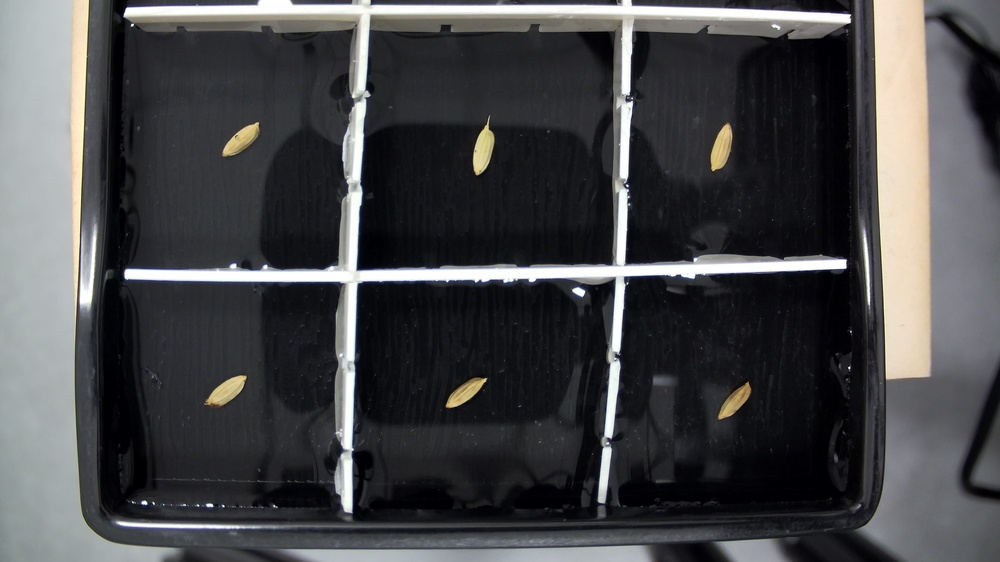
#> input picture dataset/80h/s508-0-000.jpg, 1000 x 562 px, shrunk from 3840 x 2160 before the run; its folder holds only this picture in this run
$ python preprocess.py
#> lines starting #> are read from the running program, lines starting #| are printed output that depends on the picture; after the words box and inside, x2 and y2 are one past the last pixel; in counts of white or black regions, pixels touching at a corner belong together
import cv2
import numpy as np
import os
import re
import glob
import shutil

# ================= 配置区域 =================
INPUT_FOLDER = "dataset/80h"  # 输入图片所在的文件夹
OUTPUT_ROOT = "output/results_seeds"  # 输出结果的根目录
MAX_HOURS = 80  # 只处理前80小时
GRID_ROWS = 2  # 2行
GRID_COLS = 3  # 3列


# ===========================================

def parse_filename(filename):
    """
    解析文件名，例如: s508-10-090.jpg
    返回: hour (小时), global_idx (全局流水号)
    """
    # 正则匹配 s508-{小时}-{流水号}.jpg
    match = re.search(r's508-(\d+)-(\d+)', filename)
    if match:
        hour = int(match.group(1))
        idx = int(match.group(2))
        return hour, idx
    return None, None


def get_crop_boxes(img):
    """
    自动检测白色网格线来确定6个种子的切割坐标。
    使用投影法（Projection Profile）比轮廓检测更稳定。
    """
    h, w = img.shape[:2]
    gray = cv2.cvtColor(img, cv2.COLOR_BGR2GRAY)

    # 二值化，提取白色隔板
    _, thresh = cv2.threshold(gray, 200, 255, cv2.THRESH_BINARY)

    # 水平和垂直投影
    row_sum = np.sum(thresh, axis=1)  # 投影到Y轴
    col_sum = np.sum(thresh, axis=0)  # 投影到X轴

    # 寻找峰值（白色线条的位置）
    # 简单的逻辑：将图片分为 2x3，我们只需要找到大概的分割线
    # 为了防止噪点，我们只在预期范围内搜索

    # 寻找中间的水平分割线 (在图像高度的 1/3 到 2/3 之间搜索)
    mid_h_start, mid_h_end = int(h * 0.3), int(h * 0.7)
    h_split_idx = mid_h_start + np.argmax(row_sum[mid_h_start:mid_h_end])

    # 寻找垂直分割线 (我们需要2条垂直线，大概在 w/3 和 2w/3 处)
    w_one_third = int(w / 3)
    v_split_1 = int(w * 0.15) + np.argmax(col_sum[int(w * 0.15):int(w * 0.5)])  # 左边的一条
    v_split_2 = int(w * 0.5) + np.argmax(col_sum[int(w * 0.5):int(w * 0.85)])  # 右边的一条

    # 定义边界 (假设外边框也有白线，或者直接留一点边距)
    margin = 40  # 忽略边缘的像素宽度，防止切到盘子边框

    boxes = []
    # 坐标定义: y_starts, y_ends, x_starts, x_ends
    ys = [margin, h_split_idx, h - margin]
    xs = [margin, v_split_1, v_split_2, w - margin]

    # 生成 2x3 = 6 个坐标框 (y1, y2, x1, x2)
    # 顺序：先第一行(左中右)，后第二行(左中右)
    for r in range(2):
        for c in range(3):
            # 添加一点 padding 去除白线本身
            p = 15
            y1, y2 = ys[r] + p, ys[r + 1] - p
            x1, x2 = xs[c] + p, xs[c + 1] - p
            boxes.append((y1, y2, x1, x2))

    return boxes


def main():
    # 1. 准备输出目录
    if os.path.exists(OUTPUT_ROOT):
        shutil.rmtree(OUTPUT_ROOT)

    # 创建 54 个种子文件夹
    for i in range(1, 55):
        os.makedirs(os.path.join(OUTPUT_ROOT, f"seed_{i:02d}"))

    # 2. 扫描并整理文件列表
    # 结构: map[position_id][hour] = file_path
    print("正在扫描文件...")
    img_map = {i: {} for i in range(9)}  # 9个机位

    files = glob.glob(os.path.join(INPUT_FOLDER, "*.jpg"))
    for f in files:
        filename = os.path.basename(f)
        hour, idx = parse_filename(filename)

        if hour is not None and idx is not None:
            if hour < MAX_HOURS:  # 只取前80小时
                pos_id = idx % 9  # 关键逻辑：通过余数确定机位 [cite: 1, 33]
                img_map[pos_id][hour] = f

    # 3. 开始处理
    print(f"开始处理 9 个机位，共 {MAX_HOURS} 小时数据...")

    for pos_id in range(9):
        # 获取该机位的所有图片（按时间排序）
        hours = sorted(img_map[pos_id].keys())
        if not hours:
            continue

        print(f"正在处理机位 Position {pos_id} ...")

        # 3.1 计算该机位的切割坐标
        # 为了稳定，我们使用该机位的第一张图（Hour 0）来计算切割框
        # 并假设相机在滑轨上的重复定位精度足够高
        first_img_path = img_map[pos_id][hours[0]]
        base_img = cv2.imread(first_img_path)
#> base_img is the input picture: shape (562, 1000, 3); mean B, G, R 72.9, 70.9, 70.7

        if base_img is None:
            print(f"无法读取图片: {first_img_path}")
            continue

        # 获得 6 个格子的坐标
        boxes = get_crop_boxes(base_img)
#> in get_crop_boxes, `gray = cv2.cvtColor(img, cv2.COLOR_BGR2GRAY)`:
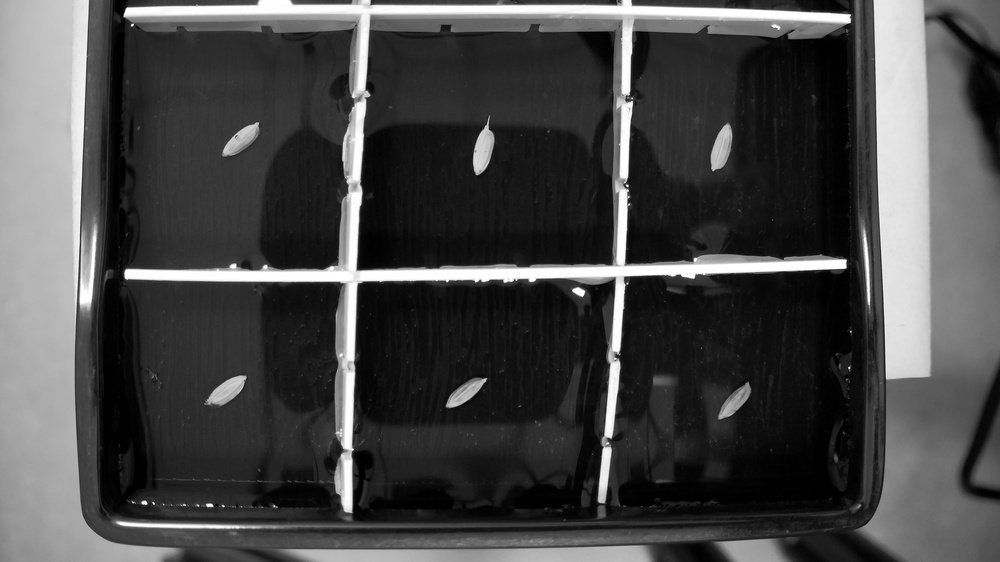
#> gray: shape (562, 1000); min 0, max 255, mean 71
#> in get_crop_boxes, `_, thresh = cv2.threshold(gray, 200, 255, cv2.THRESH_BINARY)`:
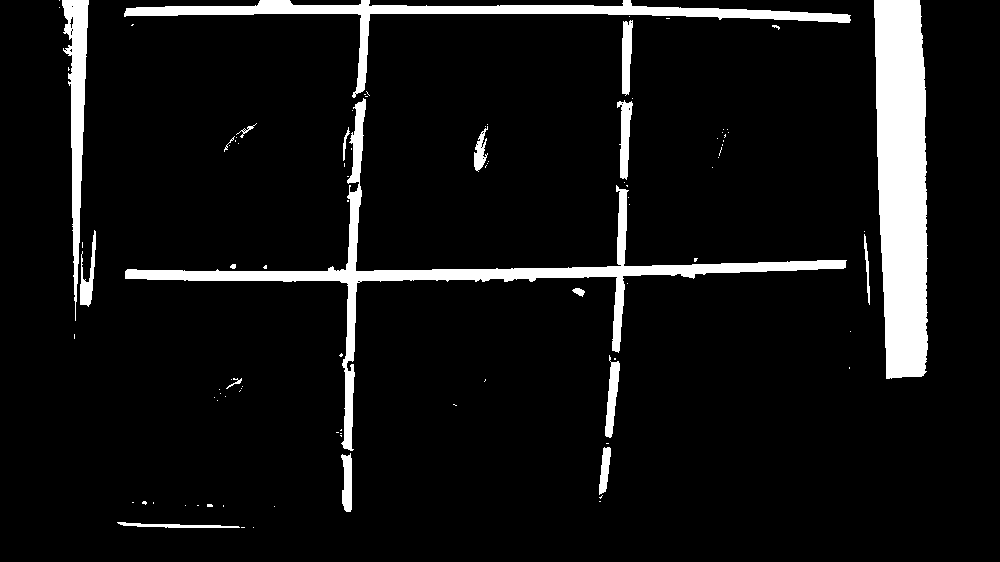
#> thresh: shape (562, 1000); 8% white; 97 white regions (77 under 20 px), largest, box (x1, y1, x2, y2) and area: (874, 0, 928, 379) 17399, (125, 98, 847, 451) 11733, (124, 0, 851, 98) 7349
#> in get_crop_boxes, `row_sum = np.sum(thresh, axis=1)`: row_sum = 562 values, max 198645 at index 13, min 0 at index 512, mean 20344.6
#> in get_crop_boxes, `col_sum = np.sum(thresh, axis=0)`: col_sum = 1000 values, max 96645 at index 886, min 0 at index 0, mean 11433.7
#> in get_crop_boxes, `h_split_idx = mid_h_start + np.argmax(row_sum[mid_h_start:mid_h_end])`: h_split_idx = 271
#> in get_crop_boxes, `v_split_1 = int(w * 0.15) + np.argmax(col_sum[int(w * 0.15):int(w * 0...`: v_split_1 = 351
#> in get_crop_boxes, `v_split_2 = int(w * 0.5) + np.argmax(col_sum[int(w * 0.5):int(w * 0.85..`: v_split_2 = 623
#> in get_crop_boxes, `ys = [margin, h_split_idx, h - margin]`: ys = [40, 271, 522]
#> in get_crop_boxes, `xs = [margin, v_split_1, v_split_2, w - margin]`: xs = [40, 351, 623, 960]
#> after the loop in get_crop_boxes, `for r in range(2):`: boxes = [(55, 256, 55, 336), (55, 256, 366, 608), (55, 256, 638, 945), (286, 507, 55, 336), (286, 507, 366, 608), (286, 507, 638, 945)]

        # 3.2 遍历该机位的所有时间点
        for h in hours:
            img_path = img_map[pos_id][h]
            img = cv2.imread(img_path)
            if img is None: continue

            # 切割 6 颗种子
            for i, (y1, y2, x1, x2) in enumerate(boxes):
                # 种子全局编号计算
                # 机位0: 种子1-6; 机位1: 种子7-12 ...
                seed_global_id = (pos_id * 6) + (i + 1)

                # 切割 ROI
                roi = img[y1:y2, x1:x2]

                # 保存
                save_name = f"{h:03d}.jpg"  # 保存为 000.jpg, 001.jpg ...
                save_path = os.path.join(OUTPUT_ROOT, f"seed_{seed_global_id:02d}", save_name)
                cv2.imwrite(save_path, roi)
#> this loop made 6 passes
#> pass 1, in main, `roi = img[y1:y2, x1:x2]`:
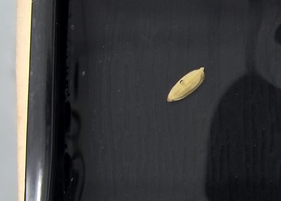
#> roi: shape (201, 281, 3); mean B, G, R 63.3, 61.9, 61.9
#> pass 2, in main, `roi = img[y1:y2, x1:x2]`:
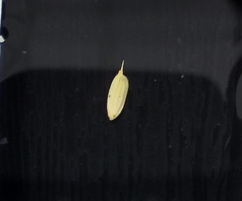
#> roi: shape (201, 242, 3); mean B, G, R 32.1, 29.2, 28.6
#> pass 3, in main, `roi = img[y1:y2, x1:x2]`:
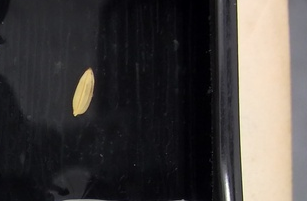
#> roi: shape (201, 307, 3); mean B, G, R 64.1, 65.5, 69.4

    print(f"处理完成！结果保存在 {OUTPUT_ROOT}")
#| 处理完成！结果保存在 output/results_seeds
    print("目录结构:")
    print(f"  {OUTPUT_ROOT}/seed_01/000.jpg (第1颗种子, 第0小时)")
#|   output/results_seeds/seed_01/000.jpg (第1颗种子, 第0小时)
    print(f"  {OUTPUT_ROOT}/seed_01/001.jpg (第1颗种子, 第1小时)")
#|   output/results_seeds/seed_01/001.jpg (第1颗种子, 第1小时)
    print("  ...")


if __name__ == "__main__":
    main()
